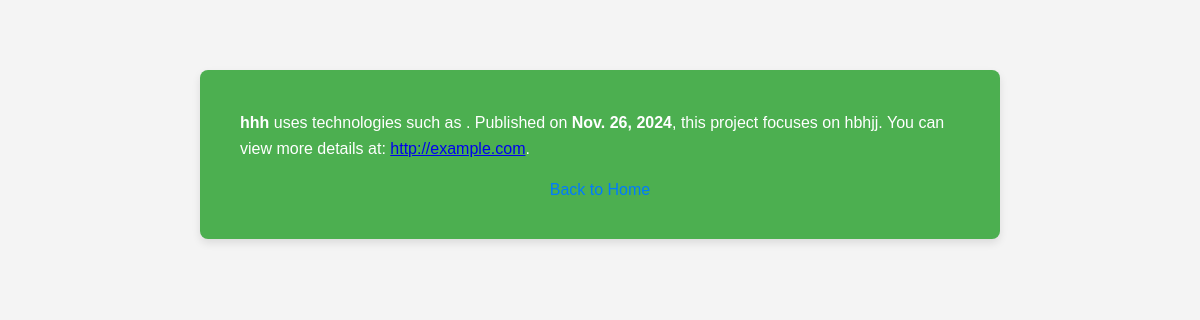
The app's page /project/3/ with its own data.
### Portfolio_app/models.py (models this page shows, shortened)
class Project(models.Model):
    user = models.ForeignKey(User, on_delete=models.CASCADE)
    title = models.CharField(max_length=255)
    technologies_used = models.TextField(default="")
    published = models.DateField(default=now)
    description = models.TextField()
    url = models.URLField(default="http://example.com",blank=True,null=True)

### Portfolio_app/views.py (the view)
# urls.py: path('project/<int:pk>/', views.project_details, name='project_details'),
def project_details(request, pk):
    project = get_object_or_404(Project, pk=pk)
    return render(request, 'project.html', {'project': project})

### Portfolio_app/Templates/project.html (shortened to what this page needs)
<!DOCTYPE html>
<html lang="en">
<head>
</head>
<body>
    <div class="container">
        <div class="project-details">
            {% if project %}
                <p>
                    <strong>{{ project.title }}</strong> uses technologies such as
                    <strong>{{ project.technologies_used }}</strong>. Published on
                    <strong>{{ project.published }}</strong>, this project focuses on
                    {{ project.description }}.
                    {% if project.url %}
                    You can view more details at: <a href="{{ project.url }}" target="_blank">{{ project.url }}</a>.
                    {% endif %}
                </p>
            {% else %}
                <p>No project details available.</p>
            {% endif %}
        </div>
        <div class="back-link">
            <a href="{% url 'home' %}">Back to Home</a>
        </div>
    </div>
</body>
</html>

### Portfolio_app/Templates/project.html (style rules this page uses)
body { font-family: Arial, sans-serif; background-color: #f4f4f4; margin: 0; padding: 0; }
.container { width: 60%; max-width: 800px; margin: 70px auto; padding: 40px; background-color: #4CAF50; border-radius: 8px; color: black; box-shadow: 0 4px 8px rgba(0, 0, 0, 0.1); }
.project-details { line-height: 1.6; color: white; }
.project-details p { margin: 0; }
.back-link { text-align: center; margin-top: 20px; }
.back-link a { text-decoration: none; color: #007BFF; font-size: 16px; }

### records on screen
Project: title "hhh", published "Nov. 26, 2024", description "hbhjj", url "http://example.com"
